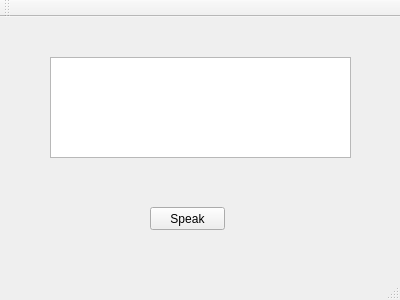
<?xml version="1.0" encoding="UTF-8"?>
<ui version="4.0">
 <class>MainWindow</class>
 <widget class="QMainWindow" name="MainWindow">
  <property name="geometry">
   <rect>
    <x>0</x>
    <y>0</y>
    <width>400</width>
    <height>300</height>
   </rect>
  </property>
  <property name="windowTitle">
   <string>MainWindow</string>
  </property>
  <widget class="QWidget" name="centralWidget">
   <widget class="QPushButton" name="speakButton">
    <property name="geometry">
     <rect>
      <x>150</x>
      <y>190</y>
      <width>75</width>
      <height>23</height>
     </rect>
    </property>
    <property name="text">
     <string>Speak</string>
    </property>
   </widget>
   <widget class="QTextEdit" name="textEdit">
    <property name="geometry">
     <rect>
      <x>50</x>
      <y>40</y>
      <width>301</width>
      <height>101</height>
     </rect>
    </property>
   </widget>
  </widget>
  <widget class="QMenuBar" name="menuBar">
   <property name="geometry">
    <rect>
     <x>0</x>
     <y>0</y>
     <width>400</width>
     <height>21</height>
    </rect>
   </property>
  </widget>
  <widget class="QToolBar" name="mainToolBar">
   <attribute name="toolBarArea">
    <enum>TopToolBarArea</enum>
   </attribute>
   <attribute name="toolBarBreak">
    <bool>false</bool>
   </attribute>
  </widget>
  <widget class="QStatusBar" name="statusBar"/>
 </widget>
 <layoutdefault spacing="6" margin="11"/>
 <resources/>
 <connections/>
</ui>
